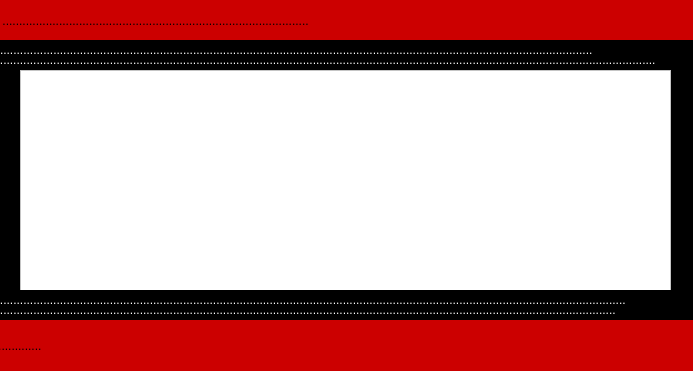
<?xml version="1.0" encoding="UTF-8"?>
<ui version="4.0">
 <class>clientpurchasehistory</class>
 <widget class="QWidget" name="clientpurchasehistory">
  <property name="geometry">
   <rect>
    <x>0</x>
    <y>0</y>
    <width>693</width>
    <height>371</height>
   </rect>
  </property>
  <property name="windowTitle">
   <string>Form</string>
  </property>
  <property name="styleSheet">
   <string notr="true">background-color: rgb(0, 0, 0);</string>
  </property>
  <widget class="QTextBrowser" name="purchasetextbrowser">
   <property name="geometry">
    <rect>
     <x>20</x>
     <y>70</y>
     <width>651</width>
     <height>221</height>
    </rect>
   </property>
   <property name="styleSheet">
    <string notr="true">background-color: rgb(255, 255, 255);</string>
   </property>
  </widget>
  <widget class="QLabel" name="label_8">
   <property name="geometry">
    <rect>
     <x>-20</x>
     <y>300</y>
     <width>821</width>
     <height>20</height>
    </rect>
   </property>
   <property name="styleSheet">
    <string notr="true">color: rgb(255, 255, 255);</string>
   </property>
   <property name="text">
    <string>...............................................................................................................................................................................................</string>
   </property>
  </widget>
  <widget class="QLabel" name="label_7">
   <property name="geometry">
    <rect>
     <x>-50</x>
     <y>50</y>
     <width>801</width>
     <height>20</height>
    </rect>
   </property>
   <property name="styleSheet">
    <string notr="true">color: rgb(255, 255, 255);</string>
   </property>
   <property name="text">
    <string>....................................................................................................................................................................................................................</string>
   </property>
  </widget>
  <widget class="QLabel" name="label_3">
   <property name="geometry">
    <rect>
     <x>-220</x>
     <y>0</y>
     <width>1431</width>
     <height>41</height>
    </rect>
   </property>
   <property name="styleSheet">
    <string notr="true">font: 81 18pt &quot;Rockwell Extra Bold&quot;;
background-color: rgb(204, 0, 0);</string>
   </property>
   <property name="text">
    <string>............................ Purchase History Page ............................................................................................</string>
   </property>
  </widget>
  <widget class="QLabel" name="label_5">
   <property name="geometry">
    <rect>
     <x>-10</x>
     <y>290</y>
     <width>761</width>
     <height>20</height>
    </rect>
   </property>
   <property name="styleSheet">
    <string notr="true">color: rgb(255, 255, 255);</string>
   </property>
   <property name="text">
    <string>...............................................................................................................................................................................................</string>
   </property>
  </widget>
  <widget class="QLabel" name="label_2">
   <property name="geometry">
    <rect>
     <x>-350</x>
     <y>320</y>
     <width>1111</width>
     <height>51</height>
    </rect>
   </property>
   <property name="styleSheet">
    <string notr="true">font: 81 18pt &quot;Rockwell Extra Bold&quot;;
background-color: rgb(204, 0, 0);
</string>
   </property>
   <property name="text">
    <string>                            ............................. Cinema Iran  ......................................</string>
   </property>
  </widget>
  <widget class="QLabel" name="label_4">
   <property name="geometry">
    <rect>
     <x>0</x>
     <y>40</y>
     <width>711</width>
     <height>20</height>
    </rect>
   </property>
   <property name="styleSheet">
    <string notr="true">color: rgb(255, 255, 255);</string>
   </property>
   <property name="text">
    <string>..................................................................................................................................................................................</string>
   </property>
  </widget>
 </widget>
 <resources/>
 <connections/>
</ui>
